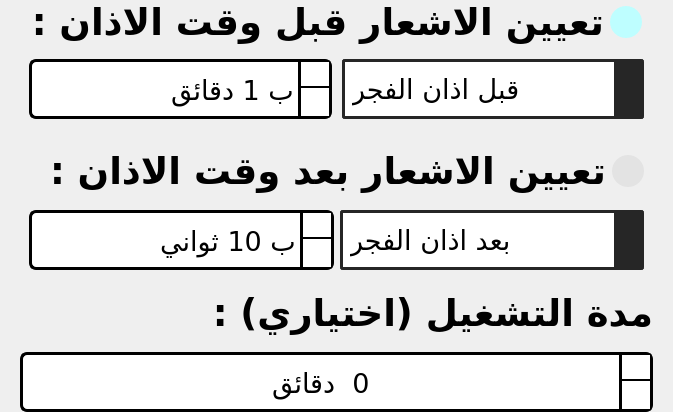
                    <widget class="QFrame" name="time_frame_2">
                     <property name="minimumSize">
                      <size>
                       <width>0</width>
                       <height>0</height>
                      </size>
                     </property>
                     <property name="maximumSize">
                      <size>
                       <width>600</width>
                       <height>16777215</height>
                      </size>
                     </property>
                     <property name="frameShape">
                      <enum>QFrame::NoFrame</enum>
                     </property>
                     <property name="frameShadow">
                      <enum>QFrame::Raised</enum>
                     </property>
                     <layout class="QVBoxLayout" name="verticalLayout_22">
                      <property name="topMargin">
                       <number>0</number>
                      </property>
                      <property name="bottomMargin">
                       <number>0</number>
                      </property>
                      <item>
                       <widget class="QFrame" name="before_adan_frame">
                        <property name="frameShape">
                         <enum>QFrame::NoFrame</enum>
                        </property>
                        <property name="frameShadow">
                         <enum>QFrame::Raised</enum>
                        </property>
                        <layout class="QVBoxLayout" name="verticalLayout_23">
                         <property name="topMargin">
                          <number>0</number>
                         </property>
                         <property name="bottomMargin">
                          <number>15</number>
                         </property>
                         <item>
                          <widget class="QFrame" name="frame_6">
                           <property name="frameShape">
                            <enum>QFrame::NoFrame</enum>
                           </property>
                           <property name="frameShadow">
                            <enum>QFrame::Raised</enum>
                           </property>
                           <layout class="QHBoxLayout" name="horizontalLayout_24">
                            <property name="leftMargin">
                             <number>11</number>
                            </property>
                            <property name="topMargin">
                             <number>0</number>
                            </property>
                            <property name="rightMargin">
                             <number>11</number>
                            </property>
                            <property name="bottomMargin">
                             <number>0</number>
                            </property>
                            <item>
                             <widget class="QLabel" name="before_adan_noti_label">
                              <property name="sizePolicy">
                               <sizepolicy hsizetype="Preferred" vsizetype="Maximum">
                                <horstretch>0</horstretch>
                                <verstretch>0</verstretch>
                               </sizepolicy>
                              </property>
                              <property name="font">
                               <font>
                                <family>Microsoft Uighur</family>
                                <pointsize>28</pointsize>
                                <weight>75</weight>
                                <bold>true</bold>
                               </font>
                              </property>
                              <property name="styleSheet">
                               <string notr="true">color:black;</string>
                              </property>
                              <property name="frameShape">
                               <enum>QFrame::NoFrame</enum>
                              </property>
                              <property name="text">
                               <string>تعيين الاشعار قبل وقت الاذان :</string>
                              </property>
                             </widget>
                            </item>
                            <item>
                             <widget class="QPushButton" name="before_adan_type_button">
                              <property name="minimumSize">
                               <size>
                                <width>32</width>
                                <height>32</height>
                               </size>
                              </property>
                              <property name="maximumSize">
                               <size>
                                <width>32</width>
                                <height>32</height>
                               </size>
                              </property>
                              <property name="styleSheet">
                               <string notr="true">QPushButton{
background-color:rgb(227, 227, 227);
border: none;
border-radius:16px;
}

QPushButton:hover{
background-color: rgb(225, 239, 240);
}

QPushButton:checked{
background-color: rgb(8, 185, 123);
	background-color: rgb(190, 254, 255);
}</string>
                              </property>
                              <property name="text">
                               <string/>
                              </property>
                              <property name="icon">
                               <iconset resource="../resource_file.qrc">
                                <normaloff>:/newPrefix/images/stop-button_73880.png</normaloff>:/newPrefix/images/stop-button_73880.png</iconset>
                              </property>
                              <property name="iconSize">
                               <size>
                                <width>32</width>
                                <height>32</height>
                               </size>
                              </property>
                              <property name="checkable">
                               <bool>true</bool>
                              </property>
                              <property name="checked">
                               <bool>true</bool>
                              </property>
                             </widget>
                            </item>
                           </layout>
                          </widget>
                         </item>
                         <item>
                          <widget class="QFrame" name="adan_min_frame">
                           <property name="sizePolicy">
                            <sizepolicy hsizetype="Preferred" vsizetype="Maximum">
                             <horstretch>0</horstretch>
                             <verstretch>0</verstretch>
                            </sizepolicy>
                           </property>
                           <property name="frameShape">
                            <enum>QFrame::NoFrame</enum>
                           </property>
                           <property name="frameShadow">
                            <enum>QFrame::Raised</enum>
                           </property>
                           <layout class="QHBoxLayout" name="horizontalLayout_21">
                            <property name="spacing">
                             <number>10</number>
                            </property>
                            <item>
                             <widget class="QSpinBox" name="before_adan_minutes_spin">
                              <property name="minimumSize">
                               <size>
                                <width>200</width>
                                <height>60</height>
                               </size>
                              </property>
                              <property name="maximumSize">
                               <size>
                                <width>16777215</width>
                                <height>60</height>
                               </size>
                              </property>
                              <property name="font">
                               <font>
                                <family>Microsoft Uighur</family>
                                <pointsize>20</pointsize>
                               </font>
                              </property>
                              <property name="styleSheet">
                               <string notr="true">QSpinBox {
	color:black;
    background-color: white;
    border: 3px solid black;
    border-radius: 7px;
}

QSpinBox::up-arrow {
    background-color: transparent;
    image: url(:/newPrefix/images/plus.png);
    width: 25px; /* Adjust based on your image size */
    height: 25px;
    border: none; /* Remove extra borders */
}

QSpinBox::down-arrow {
    background-color: transparent;
    image: url(:/newPrefix/images/minimize-sign.png);
    width: 25px; /* Adjust based on your image size */
    height: 25px;
    border: none; /* Remove extra borders */
}

QSpinBox::up-button {
    background-color: white;
    margin: 0px;
    border: none;
	border-left: 3px solid Black;
    width: 28px;
    height: 28px;
    border-bottom: 2px solid black; /* Add dividing line */
}

QSpinBox::down-button {
    background-color: white;
    margin: 0px;
    padding: 0px;
    border: none;
border-left: 3px solid Black;
    width: 28px;
    height: 28px;
    border-top: 2px solid black; /* Add dividing line */
}
QSpinBox::up-button:hover{
    background-color:rgb(243, 255, 255);
}

/* Hover effect for down button */
QSpinBox::down-button:hover{
    background-color:rgb(243, 255, 255);
}
</string>
                              </property>
                              <property name="frame">
                               <bool>false</bool>
                              </property>
                              <property name="buttonSymbols">
                               <enum>QAbstractSpinBox::PlusMinus</enum>
                              </property>
                              <property name="accelerated">
                               <bool>true</bool>
                              </property>
                              <property name="keyboardTracking">
                               <bool>true</bool>
                              </property>
                              <property name="suffix">
                               <string> دقائق</string>
                              </property>
                              <property name="prefix">
                               <string>ب </string>
                              </property>
                              <property name="minimum">
                               <number>1</number>
                              </property>
                              <property name="value">
                               <number>1</number>
                              </property>
                             </widget>
                            </item>
                            <item>
                             <widget class="QComboBox" name="before_adan_box">
                              <property name="minimumSize">
                               <size>
                                <width>119</width>
                                <height>60</height>
                               </size>
                              </property>
                              <property name="maximumSize">
                               <size>
                                <width>16777215</width>
                                <height>60</height>
                               </size>
                              </property>
                              <property name="font">
                               <font>
                                <family>Sakkal Majalla</family>
                                <pointsize>20</pointsize>
                               </font>
                              </property>
                              <property name="styleSheet">
                               <string notr="true">QComboBox {
                border: 3px solid rgb(38, 38, 38);
				border-radius: 3px;
                padding: 1px 10px 1px 7px;
                min-width: 6em;
            }
QComboBox::drop-down {
                color:white;
                width: 26px;
                border-left-width: 1px;
                border-left-color: rgb(38, 38, 38);
                border-left-style: solid;

               background-color: rgb(38,38,38);
}
QComboBox::down-arrow {

				width:20px;
				height: 20px;
				margin: 1px 3px 1px 3px;
                image: url(:/newPrefix/images/down-chevron.png); /* Use the resource path */
}

QComboBox QAbstractItemView {
    selection-background-color: rgb(53,53,53); 
}
QComboBox QAbstractItemView::item:hover {
    background-color:rgb(53,53,53);
}

QComboBox QAbstractItemView::item {
    text-decoration: none;  /* Prevent line-through text */
    background-color: transparent;
}


           

</string>
                              </property>
                              <property name="frame">
                               <bool>true</bool>
                              </property>
                              <item>
                               <property name="text">
                                <string>قبل اذان الفجر </string>
                               </property>
                              </item>
                              <item>
                               <property name="text">
                                <string>قبل اذان الظهر </string>
                               </property>
                              </item>
                              <item>
                               <property name="text">
                                <string>قبل اذان العصر </string>
                               </property>
                              </item>
                              <item>
                               <property name="text">
                                <string>قبل اذان المغرب </string>
                               </property>
                              </item>
                              <item>
                               <property name="text">
                                <string>قبل اذان العشاء </string>
                               </property>
                              </item>
                              <item>
                               <property name="text">
                                <string>قبل اذان الجمعة</string>
                               </property>
                              </item>
                             </widget>
                            </item>
                           </layout>
                          </widget>
                         </item>
                        </layout>
                       </widget>
                      </item>
                      <item>
                       <widget class="QFrame" name="after_adan_frame">
                        <property name="sizePolicy">
                         <sizepolicy hsizetype="Preferred" vsizetype="Preferred">
                          <horstretch>0</horstretch>
                          <verstretch>0</verstretch>
                         </sizepolicy>
                        </property>
                        <property name="styleSheet">
                         <string notr="true"/>
                        </property>
                        <property name="frameShape">
                         <enum>QFrame::NoFrame</enum>
                        </property>
                        <property name="frameShadow">
                         <enum>QFrame::Raised</enum>
                        </property>
                        <layout class="QVBoxLayout" name="verticalLayout_24">
                         <property name="spacing">
                          <number>17</number>
                         </property>
                         <property name="topMargin">
                          <number>0</number>
                         </property>
                         <property name="bottomMargin">
                          <number>15</number>
                         </property>
                         <item>
                          <widget class="QFrame" name="frame_8">
                           <property name="frameShape">
                            <enum>QFrame::NoFrame</enum>
                           </property>
                           <property name="frameShadow">
                            <enum>QFrame::Raised</enum>
                           </property>
                           <layout class="QHBoxLayout" name="horizontalLayout_25">
                            <property name="topMargin">
                             <number>0</number>
                            </property>
                            <property name="bottomMargin">
                             <number>0</number>
                            </property>
                            <item>
                             <widget class="QLabel" name="after_adan_noti_label">
                              <property name="sizePolicy">
                               <sizepolicy hsizetype="Preferred" vsizetype="Maximum">
                                <horstretch>0</horstretch>
                                <verstretch>0</verstretch>
                               </sizepolicy>
                              </property>
                              <property name="font">
                               <font>
                                <family>Microsoft Uighur</family>
                                <pointsize>28</pointsize>
                                <weight>75</weight>
                                <bold>true</bold>
                               </font>
                              </property>
                              <property name="styleSheet">
                               <string notr="true">color:black;</string>
                              </property>
                              <property name="frameShape">
                               <enum>QFrame::NoFrame</enum>
                              </property>
                              <property name="text">
                               <string>تعيين الاشعار بعد وقت الاذان :</string>
                              </property>
                              <property name="wordWrap">
                               <bool>false</bool>
                              </property>
                             </widget>
                            </item>
                            <item>
                             <widget class="QPushButton" name="after_adan_type_button">
                              <property name="minimumSize">
                               <size>
                                <width>32</width>
                                <height>32</height>
                               </size>
                              </property>
                              <property name="maximumSize">
                               <size>
                                <width>32</width>
                                <height>32</height>
                               </size>
                              </property>
                              <property name="styleSheet">
                               <string notr="true">QPushButton{
background-color:rgb(227, 227, 227);
border: none;
border-radius:16px;
}

QPushButton:hover{
background-color: rgb(225, 239, 240);
}

QPushButton:checked{
background-color: rgb(190, 254, 255);
}</string>
                              </property>
                              <property name="text">
                               <string/>
                              </property>
                              <property name="icon">
                               <iconset resource="../resource_file.qrc">
                                <normaloff>:/newPrefix/images/stop-button_73880.png</normaloff>:/newPrefix/images/stop-button_73880.png</iconset>
                              </property>
                              <property name="iconSize">
                               <size>
                                <width>32</width>
                                <height>32</height>
                               </size>
                              </property>
                              <property name="checkable">
                               <bool>true</bool>
                              </property>
                             </widget>
                            </item>
                           </layout>
                          </widget>
                         </item>
                         <item>
                          <widget class="QFrame" name="frame_4">
                           <property name="frameShape">
                            <enum>QFrame::NoFrame</enum>
                           </property>
                           <property name="frameShadow">
                            <enum>QFrame::Raised</enum>
                           </property>
                           <layout class="QHBoxLayout" name="horizontalLayout_26">
                            <property name="topMargin">
                             <number>0</number>
                            </property>
                            <property name="bottomMargin">
                             <number>0</number>
                            </property>
                            <item>
                             <widget class="QSpinBox" name="after_adan_minutes_spin">
                              <property name="minimumSize">
                               <size>
                                <width>200</width>
                                <height>60</height>
                               </size>
                              </property>
                              <property name="maximumSize">
                               <size>
                                <width>16777215</width>
                                <height>60</height>
                               </size>
                              </property>
                              <property name="font">
                               <font>
                                <family>Microsoft Uighur</family>
                                <pointsize>20</pointsize>
                               </font>
                              </property>
                              <property name="styleSheet">
                               <string notr="true">QSpinBox {
    background-color: white;
    border: 3px solid black;
    border-radius: 7px;
color:black;
}

QSpinBox::up-arrow {
    background-color: transparent;
    image: url(:/newPrefix/images/plus.png);
    width: 25px; /* Adjust based on your image size */
    height: 25px;
    border: none; /* Remove extra borders */
}

QSpinBox::down-arrow {
    background-color: transparent;
    image: url(:/newPrefix/images/minimize-sign.png);
    width: 25px; /* Adjust based on your image size */
    height: 25px;
    border: none; /* Remove extra borders */
}

QSpinBox::up-button {
    background-color: white;
    margin: 0px;
    border: none;
	border-left: 3px solid Black;
    width: 28px;
    height: 28px;
    border-bottom: 2px solid black; /* Add dividing line */
}

QSpinBox::down-button {
    background-color: white;
    margin: 0px;
    padding: 0px;
    border: none;
border-left: 3px solid Black;
    width: 28px;
    height: 28px;
    border-top: 2px solid black; /* Add dividing line */
}
QSpinBox::up-button:hover{
    background-color:rgb(243, 255, 255);
}

/* Hover effect for down button */
QSpinBox::down-button:hover{
    background-color:rgb(243, 255, 255);
}
</string>
                              </property>
                              <property name="frame">
                               <bool>false</bool>
                              </property>
                              <property name="buttonSymbols">
                               <enum>QAbstractSpinBox::PlusMinus</enum>
                              </property>
                              <property name="accelerated">
                               <bool>true</bool>
                              </property>
                              <property name="keyboardTracking">
                               <bool>false</bool>
                              </property>
                              <property name="suffix">
                               <string> ثواني</string>
                              </property>
                              <property name="prefix">
                               <string>ب </string>
                              </property>
                              <property name="minimum">
                               <number>10</number>
                              </property>
                              <property name="maximum">
                               <number>60</number>
                              </property>
                              <property name="singleStep">
                               <number>10</number>
                              </property>
                             </widget>
                            </item>
                            <item>
                             <widget class="QComboBox" name="after_adan_box">
                              <property name="minimumSize">
                               <size>
                                <width>119</width>
                                <height>60</height>
                               </size>
                              </property>
                              <property name="maximumSize">
                               <size>
                                <width>16777215</width>
                                <height>60</height>
                               </size>
                              </property>
                              <property name="font">
                               <font>
                                <family>Sakkal Majalla</family>
                                <pointsize>20</pointsize>
                               </font>
                              </property>
                              <property name="styleSheet">
                               <string notr="true">QComboBox {
                border: 3px solid rgb(38, 38, 38);
				border-radius: 3px;
                padding: 1px 10px 1px 7px;
                min-width: 6em;
            }
QComboBox::drop-down {
                color:white;
                width: 26px;
                border-left-width: 1px;
                border-left-color: rgb(38, 38, 38);
                border-left-style: solid;

               background-color: rgb(38,38,38);
}


QComboBox::down-arrow {

				width:20px;
				height: 20px;
				margin: 1px 3px 1px 3px;
                image: url(:/newPrefix/images/down-chevron.png); 
}

QComboBox QAbstractItemView {
    selection-background-color: rgb(53,53,53); 
}
QComboBox QAbstractItemView::item:hover {
    background-color:rgb(53,53,53);

}
   
QComboBox QAbstractItemView::item {
    text-decoration: none;  
    background-color: transparent;
}

</string>
                              </property>
                              <item>
                               <property name="text">
                                <string>بعد اذان الفجر</string>
                               </property>
                              </item>
                              <item>
                               <property name="text">
                                <string>بعد اذان الظهر</string>
                               </property>
                              </item>
                              <item>
                               <property name="text">
                                <string>بعد اذان العصر</string>
                               </property>
                              </item>
                              <item>
                               <property name="text">
                                <string>بعد اذان المغرب</string>
                               </property>
                              </item>
                              <item>
                               <property name="text">
                                <string>بعد اذان العشاء</string>
                               </property>
                              </item>
                              <item>
                               <property name="text">
                                <string>بعد اذان الجمعة</string>
                               </property>
                              </item>
                             </widget>
                            </item>
                           </layout>
                          </widget>
                         </item>
                        </layout>
                       </widget>
                      </item>
                      <item>
                       <widget class="QFrame" name="frame_3">
                        <property name="frameShape">
                         <enum>QFrame::NoFrame</enum>
                        </property>
                        <property name="frameShadow">
                         <enum>QFrame::Raised</enum>
                        </property>
                        <layout class="QVBoxLayout" name="verticalLayout_25">
                         <property name="spacing">
                          <number>17</number>
                         </property>
                         <property name="topMargin">
                          <number>0</number>
                         </property>
                         <property name="bottomMargin">
                          <number>0</number>
                         </property>
                         <item>
                          <widget class="QLabel" name="duration_label">
                           <property name="sizePolicy">
                            <sizepolicy hsizetype="Preferred" vsizetype="Maximum">
                             <horstretch>0</horstretch>
                             <verstretch>0</verstretch>
                            </sizepolicy>
                           </property>
                           <property name="font">
                            <font>
                             <family>Microsoft Uighur</family>
                             <pointsize>28</pointsize>
                             <weight>75</weight>
                             <bold>true</bold>
                            </font>
                           </property>
                           <property name="styleSheet">
                            <string notr="true">color:black;</string>
                           </property>
                           <property name="text">
                            <string>مدة التشغيل (اختياري) :</string>
                           </property>
                          </widget>
                         </item>
                         <item>
                          <widget class="QSpinBox" name="duration_spinbox">
                           <property name="minimumSize">
                            <size>
                             <width>0</width>
                             <height>60</height>
                            </size>
                           </property>
                           <property name="maximumSize">
                            <size>
                             <width>16777215</width>
                             <height>60</height>
                            </size>
                           </property>
                           <property name="font">
                            <font>
                             <family>Sakkal Majalla</family>
                             <pointsize>20</pointsize>
                            </font>
                           </property>
                           <property name="styleSheet">
                            <string notr="true">QSpinBox {
color:black;
    background-color: white;
    border: 3px solid black;
    border-radius: 7px;
}

QSpinBox::up-arrow {
    background-color: transparent;
    image: url(:/newPrefix/images/plus.png);
    width: 25px; /* Adjust based on your image size */
    height: 25px;
    border: none; /* Remove extra borders */
}

QSpinBox::down-arrow {
    background-color: transparent;
    image: url(:/newPrefix/images/minimize-sign.png);
    width: 25px; /* Adjust based on your image size */
    height: 25px;
    border: none; /* Remove extra borders */
}

QSpinBox::up-button {
    background-color: white;
    margin: 0px;
    border: none;
	border-left: 3px solid Black;
    width: 28px;
    height: 28px;
    border-bottom: 2px solid black; /* Add dividing line */
}

QSpinBox::down-button {
    background-color: white;
    margin: 0px;
    padding: 0px;
    border: none;
border-left: 3px solid Black;
    width: 28px;
    height: 28px;
    border-top: 2px solid black; /* Add dividing line */
}
QSpinBox::up-button:hover{
    background-color:rgb(243, 255, 255);
}

/* Hover effect for down button */
QSpinBox::down-button:hover{
    background-color:rgb(243, 255, 255);
}
</string>
                           </property>
                           <property name="frame">
                            <bool>false</bool>
                           </property>
                           <property name="alignment">
                            <set>Qt::AlignCenter</set>
                           </property>
                           <property name="buttonSymbols">
                            <enum>QAbstractSpinBox::PlusMinus</enum>
                           </property>
                           <property name="accelerated">
                            <bool>true</bool>
                           </property>
                           <property name="suffix">
                            <string>  دقائق</string>
                           </property>
                           <property name="minimum">
                            <number>0</number>
                           </property>
                           <property name="maximum">
                            <number>100</number>
                           </property>
                           <property name="singleStep">
                            <number>1</number>
                           </property>
                           <property name="value">
                            <number>0</number>
                           </property>
                          </widget>
                         </item>
                        </layout>
                       </widget>
                      </item>
                     </layout>
                    </widget>
